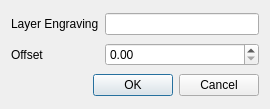
<?xml version="1.0" encoding="UTF-8"?>
<ui version="4.0">
 <class>Dialog</class>
 <widget class="QDialog" name="Dialog">
  <property name="geometry">
   <rect>
    <x>0</x>
    <y>0</y>
    <width>270</width>
    <height>109</height>
   </rect>
  </property>
  <property name="windowTitle">
   <string>Prepare</string>
  </property>
  <layout class="QGridLayout" name="gridLayout">
   <item row="0" column="1">
    <widget class="QLineEdit" name="EngravingLayerName"/>
   </item>
   <item row="1" column="1">
    <widget class="QDoubleSpinBox" name="Offset">
     <property name="maximum">
      <double>0.300000000000000</double>
     </property>
     <property name="singleStep">
      <double>0.050000000000000</double>
     </property>
    </widget>
   </item>
   <item row="1" column="0">
    <widget class="QLabel" name="label_3">
     <property name="text">
      <string>Offset</string>
     </property>
    </widget>
   </item>
   <item row="2" column="0" colspan="2">
    <widget class="QDialogButtonBox" name="buttonBox">
     <property name="orientation">
      <enum>Qt::Horizontal</enum>
     </property>
     <property name="standardButtons">
      <set>QDialogButtonBox::Cancel|QDialogButtonBox::Ok</set>
     </property>
    </widget>
   </item>
   <item row="0" column="0">
    <widget class="QLabel" name="label">
     <property name="text">
      <string>Layer Engraving</string>
     </property>
    </widget>
   </item>
  </layout>
 </widget>
 <tabstops>
  <tabstop>EngravingLayerName</tabstop>
  <tabstop>Offset</tabstop>
 </tabstops>
 <resources/>
 <connections>
  <connection>
   <sender>buttonBox</sender>
   <signal>accepted()</signal>
   <receiver>Dialog</receiver>
   <slot>accept()</slot>
   <hints>
    <hint type="sourcelabel">
     <x>248</x>
     <y>254</y>
    </hint>
    <hint type="destinationlabel">
     <x>157</x>
     <y>274</y>
    </hint>
   </hints>
  </connection>
  <connection>
   <sender>buttonBox</sender>
   <signal>rejected()</signal>
   <receiver>Dialog</receiver>
   <slot>reject()</slot>
   <hints>
    <hint type="sourcelabel">
     <x>316</x>
     <y>260</y>
    </hint>
    <hint type="destinationlabel">
     <x>286</x>
     <y>274</y>
    </hint>
   </hints>
  </connection>
 </connections>
</ui>
